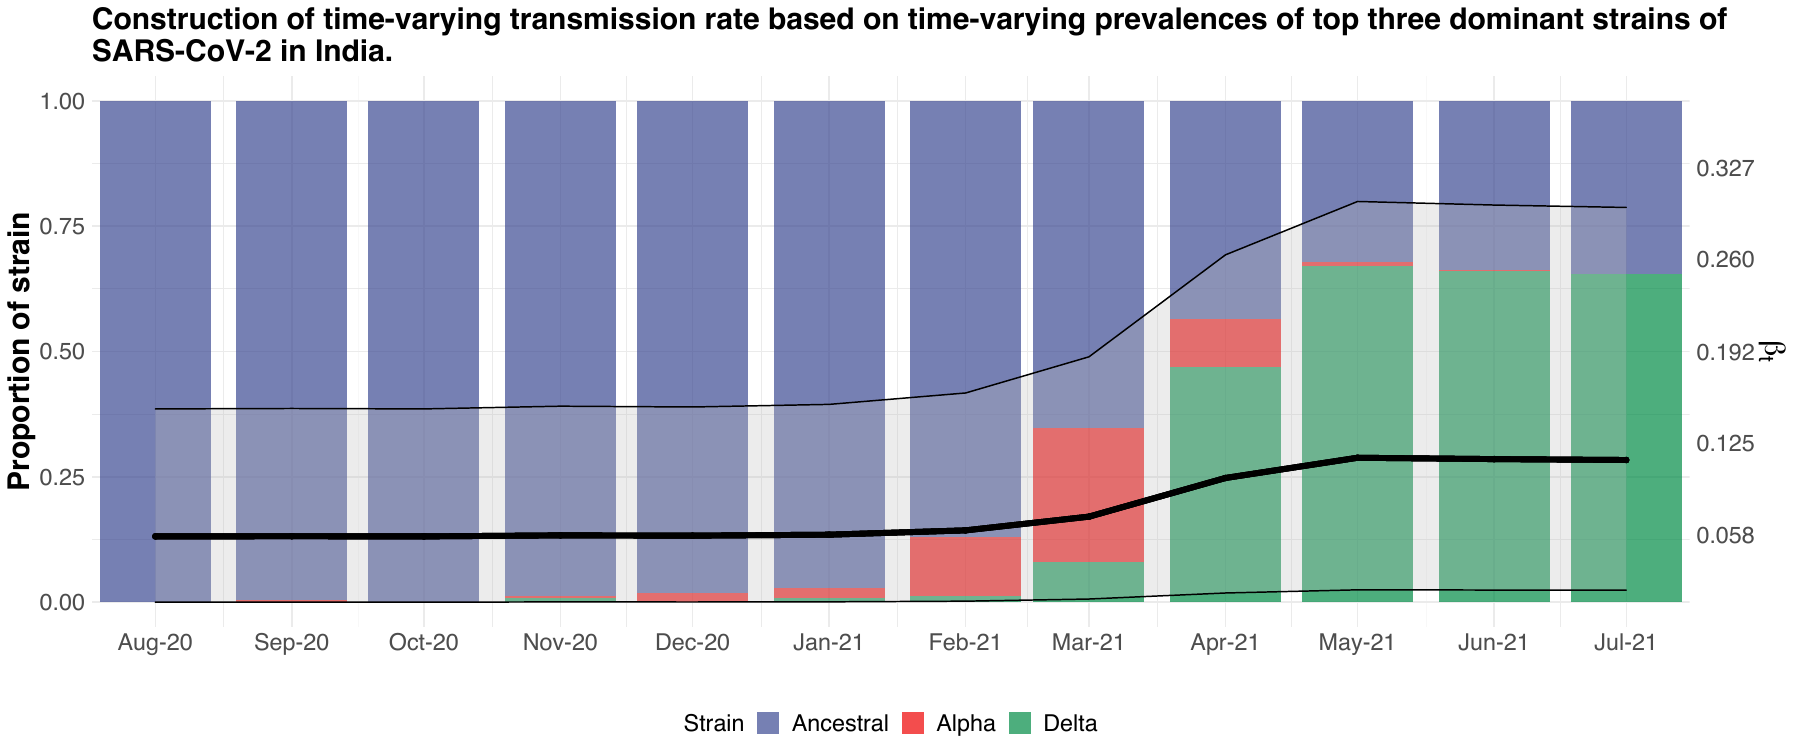

This chart was generated by the following R code:
require(ggsci)
require(tidyverse)
require(lubridate)
require(glue)

beta_low <- 0.008904271
beta_up <- 0.1504359

beta_ancestral <- 0.05703967
beta_alpha <- 1.5*beta_ancestral
beta_delta <- 2.5*beta_ancestral

strain <- read_csv("strains.csv") %>% 
  mutate(Date = my(Date))

strain <- strain %>% 
  rowwise() %>% 
  mutate(beta = delta*beta_delta + alpha*beta_alpha + ancestral*beta_ancestral) 

strain <- strain %>% 
  mutate(low = (beta_low/beta_ancestral)*beta, 
         high = (beta_up/beta_ancestral)*beta)

ylim.prim <- c(0, 1)   # in this example, precipitation
ylim.sec <-  c(min(strain$low), max(strain$high))    # in this example, temperature

b <- diff(ylim.prim)/diff(ylim.sec)
a <- ylim.prim[1] - b*ylim.sec[1] # there was a bug here

break_helper <- function(lim){
  round(min(lim) + (1:5)*((max(lim) - min(lim))/6), 3)
}

strain %>% write_csv("figure s4.csv")

fullplot <- strain %>% 
  pivot_longer(cols = -c(Date, beta, low, high)) %>% 
  mutate(name = factor(stringr::str_to_sentence(name), levels = c("Ancestral", "Alpha", "Delta"))) %>% 
  filter(Date <= ymd("2021-07-31"), 
         Date >= ymd("2020-08-01")) %>% 
  ggplot(aes(fill=name, y=value, x=Date)) + 
  geom_bar(position="fill", stat="identity", alpha = 0.7) +
  geom_ribbon(aes(x = Date, ymin = a + b*low, ymax = a + b*high), alpha = 0.3, color = "black", fill = "grey") + 
  geom_line(mapping = aes(x = Date, y = a + beta*b), size = 2, color = "black") +
  geom_point(mapping = aes(x = Date, y = a + beta*b),  color = "black") +
  scale_y_continuous("Proportion of strain", 
                     sec.axis = sec_axis(~ (. - a)/b, 
                                         name = latex2exp::TeX("$\\beta_t$"), 
                                         breaks = break_helper)) + 
  scale_x_date(date_breaks = "months" , 
               date_labels = "%b-%y", 
               expand = c(0.005, 0.005)) + 
  scale_fill_aaas() + 
  xlab("") + 
  theme_minimal() + 
  theme(legend.position = "bottom") + 
  labs(fill = "Strain") + 
  theme(axis.title.y = element_text(size = 18*1.2, face = "bold"), 
        axis.title.x = element_text(size = 18*1.2, face = "bold"), 
        axis.text.x = element_text(size = 14*1.2), 
        axis.text.y = element_text(size = 14*1.2), 
        plot.title = element_text(size = 18*1.2, face = "bold"), 
        legend.title = element_text(size = 14*1.2), 
        legend.text = element_text(size = 14*1.2)) + 
  guides(fill = guide_legend(override.aes = list(shape = NA))) + 
  labs(title = "Construction of time-varying transmission rate based on time-varying prevalences of top three dominant strains of \nSARS-CoV-2 in India.")


ggsave(filename = glue("figure s4.pdf"),
       plot     = fullplot, 
       height   = 7.5,
       width    = 18,
       device   = cairo_pdf)
